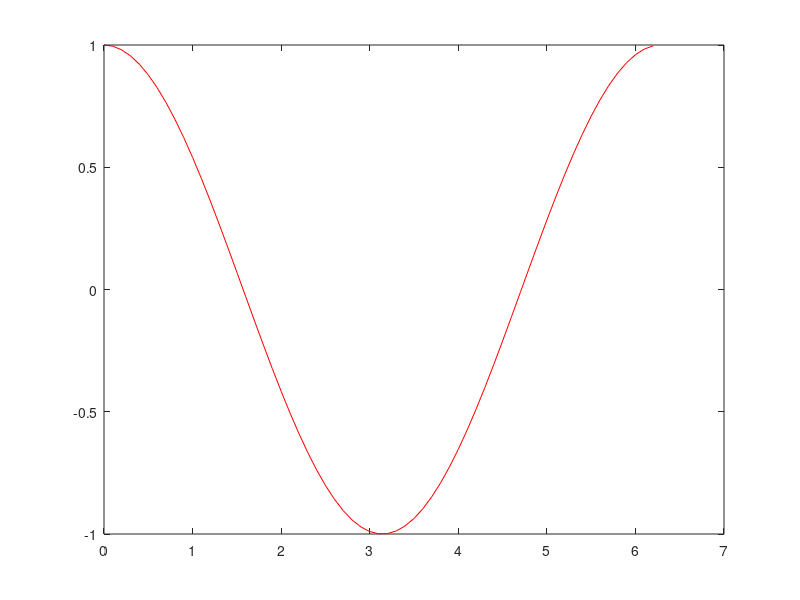

The MATLAB source for this figure: (Note: this script raises an error after producing the figure.)
% class 20171009

f = @(x) cos(x);

h = 0.1;

range = 0:h:2*pi;

slope = [];


count = length(range);
step_iter = 1:count; 
m = zeros(count, count);


for i=step_iter
   
    x0 = range(i);
    
    if x0 == min(range) || x0 == max(range)
        a = -3/(2*h);
        b = 4/(2*h);
        c = -1/(2*h);
        slope(i) = a * f(x0) + b * f(x0+h)  + c * f(x0+2*h);
    else
        a = -1/(2*h);
        b = 0;
        c = 1/(2*h);
        slope(i) = a * f(x0 - h) + b * f(x0) + c * f(x0 +h);
    end
    
    coef = [a b c];
    
    if i == 1
        col = 1;
    elseif i == count
        col = count - (length(coef)-1);
        coef = fliplr(coef);
    else 
        col = i - 1;
    end
    
    m(i, col:col+(length(coef)-1)) = coef;

           
end

true = f(range);

out = m * true.';


close all;
figure()
plot(range, true, 'r');
hold on;
plot(range, val, 'b');
plot(range, out, 'c--')
legend('Function', 'Slope Calc', 'Slope Matrix', 'Location', 'best');

